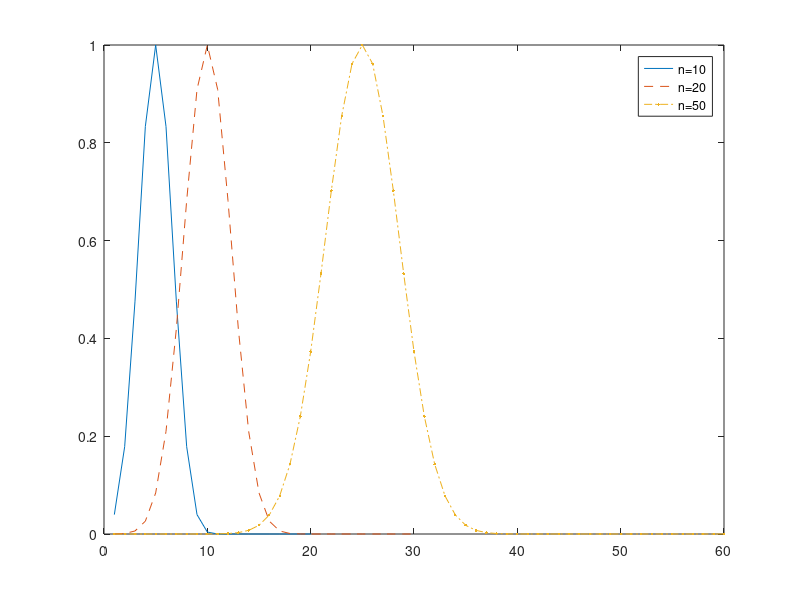

This chart was generated by the following MATLAB code:
% dp(i,j) refers to a(i-1,j-1) due to 1 based indexing.
% maxi(n) refers to maximum over k for a(n-1,k) for the same reason.
% E(n) refers to E(n-1)(as defined in question) for the same reason.
sz=single(130);
dp=single(zeros(sz,sz));
E=single(zeros(1,sz));
maxi=single(zeros(1,sz));
for i=1:sz
    dp(i,1)=1;
end

maxi(1)=1;
for k=2:sz
    for n=k:sz
        dp(n,k)=(((n-k+1))*dp(n,k-1))/(k-1);
        maxi(n)=max(maxi(n),dp(n,k));
    end
end

for n=1:sz
    for k=0:n-1
        E(n)= E(n)+ k*dp(n,k+1);
    end
    E(n)=E(n)/power(2,n-1);
end

for n=1:sz
    fprintf('%g %g\n',maxi(n),E(n));
end

range=[10,20,50];


for i=1:3
    val=range(i);
    DpByMaxi=single(zeros(1,val+10));
    for k=1:val
    DpByMaxi(k)=dp(val+1,k+1)/maxi(val+1);
    end
    
    if i==1
        plot(DpByMaxi,'-');
    end
    
    if i==2
        plot(DpByMaxi,'--');
    end
    
    if i==3
        plot(DpByMaxi,'.-.');
        legend('n=10','n=20','n=50');
    end
    
    hold on;
end